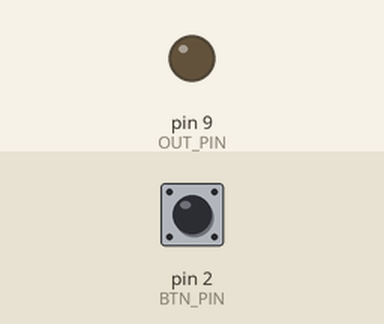
A sketch run on a simulated Arduino Uno, built with avr-gcc and run on an emulated ATmega328P. On the bench: output pins drawn as LEDs (lit = HIGH). The inputs (shaded band) are chosen by the test bench; at power-on: pin 2 (BTN_PIN) HIGH.

Above: at 1.2 s.
1.3 s: pin 2 (BTN_PIN) pulled LOW for 0.15 s
At 2.6 s:
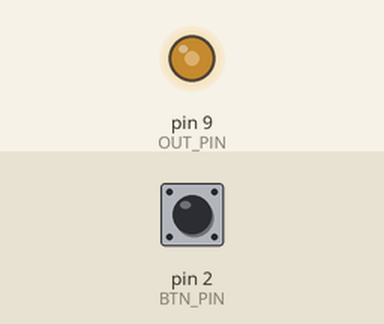
Timing chart, 0 to 4.3 s (numbered marks = the images above; inputs shaded):
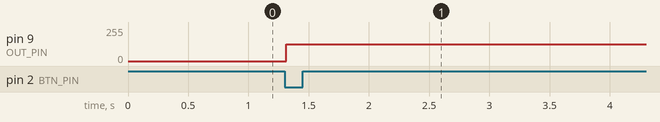

Measured:
- after the input at 1.3 s, pin 9 (OUT_PIN): 0/255 → 127/255 at once

The sketch:

freq_generator_with_switch.ino
```cpp
/*
 * One-button frequency sequencer on a single pin (D9)
 * Board: Arduino Uno / Nano (ATmega328P @ 16 MHz)
 *
 * Sequence per press:
 *   OFF -> 15.625 kHz -> 31.25 kHz -> 62.5 kHz -> OFF ...
 *
 * Implementation: Timer1 Fast PWM (Mode 14), TOP = ICR1
 * Frequencies (prescaler = 1, f_clk = 16 MHz):
 *   f_pwm = 16e6 / (1 * (ICR1 + 1))
 *   15.625 kHz: ICR1 = 1023  -> f = 16e6 / 1024 = 15625 Hz
 *   31.25  kHz: ICR1 = 511   -> f = 16e6 / 512  = 31250 Hz
 *   62.5   kHz: ICR1 = 255   -> f = 16e6 / 256  = 62500 Hz
 *
 * Duty (non-inverting): D = (OCR1A + 1) / (ICR1 + 1)
 * For 50% duty and these odd TOP values, OCR1A = ICR1 / 2 gives exact 50%.
 *
 * Button wiring: momentary switch between D2 and GND (uses internal pull-up).
 */

const uint8_t BTN_PIN = 2;   // Button to GND (internal pull-up)
const uint8_t OUT_PIN = 9;   // D9 = OC1A (Timer1 output)

enum Mode : uint8_t {
  MODE_OFF = 0,
  MODE_15K6,
  MODE_31K25,
  MODE_62K5
};

Mode mode = MODE_OFF;

void setupTimer1_Mode14_ICR1() {
  // Clear Timer1
  TCCR1A = 0;
  TCCR1B = 0;

  // Mode 14: Fast PWM with TOP = ICR1 (WGM13:0 = 1110)
  TCCR1A |= (1 << WGM11);                  // WGM11 = 1
  TCCR1B |= (1 << WGM12) | (1 << WGM13);   // WGM12 = 1, WGM13 = 1

  // Non-inverting PWM on OC1A (D9)
  TCCR1A |= (1 << COM1A1);

  // Prescaler = 1 (fastest, exact target freqs)
  TCCR1B |= (1 << CS10);
}

inline void setFreq50pct_on_D9(uint16_t topICR1) {
  // Set TOP then duty; for 50% duty with non-inverting, OCR1A = ICR1 / 2
  ICR1  = topICR1;
  OCR1A = topICR1 / 2;   // exact 50% because ICR1 is odd (255/511/1023)
}

void enableD9PWM() {
  TCCR1A |= (1 << COM1A1);     // ensure OC1A is driven by compare unit
}

void disableD9PWM_andDriveLow() {
  // Disconnect PWM from OC1A and stop Timer1 clock
  TCCR1A &= ~(1 << COM1A1);
  TCCR1B &= ~((1 << CS12) | (1 << CS11) | (1 << CS10));
  // Drive pin low (0 V)
  digitalWrite(OUT_PIN, LOW);
}

void applyMode(Mode m) {
  switch (m) {
    case MODE_OFF:
      disableD9PWM_andDriveLow();
      break;

    case MODE_15K6:   // 15.625 kHz
      setupTimer1_Mode14_ICR1();
      setFreq50pct_on_D9(1023);
      enableD9PWM();
      break;

    case MODE_31K25:  // 31.25 kHz
      setupTimer1_Mode14_ICR1();
      setFreq50pct_on_D9(511);
      enableD9PWM();
      break;

    case MODE_62K5:   // 62.5 kHz
      setupTimer1_Mode14_ICR1();
      setFreq50pct_on_D9(255);
      enableD9PWM();
      break;
  }
}

void setup() {
  pinMode(BTN_PIN, INPUT_PULLUP); // Button to GND
  pinMode(OUT_PIN, OUTPUT);
  digitalWrite(OUT_PIN, LOW);     // Ensure low at startup

  applyMode(MODE_OFF);
}

void loop() {
  static uint8_t prev = HIGH;
  uint8_t cur = digitalRead(BTN_PIN);

  if (prev == HIGH && cur == LOW) {
    // Debounce
    delay(15);
    if (digitalRead(BTN_PIN) == LOW) {
      // Advance sequence
      switch (mode) {
        default:
        case MODE_OFF:   mode = MODE_15K6;  break;
        case MODE_15K6:  mode = MODE_31K25; break;
        case MODE_31K25: mode = MODE_62K5;  break;
        case MODE_62K5:  mode = MODE_OFF;   break;
      }
      applyMode(mode);

      // Wait for release
      while (digitalRead(BTN_PIN) == LOW) { /* wait */ }
      delay(15);
    }
  }
  prev = cur;
}
```
